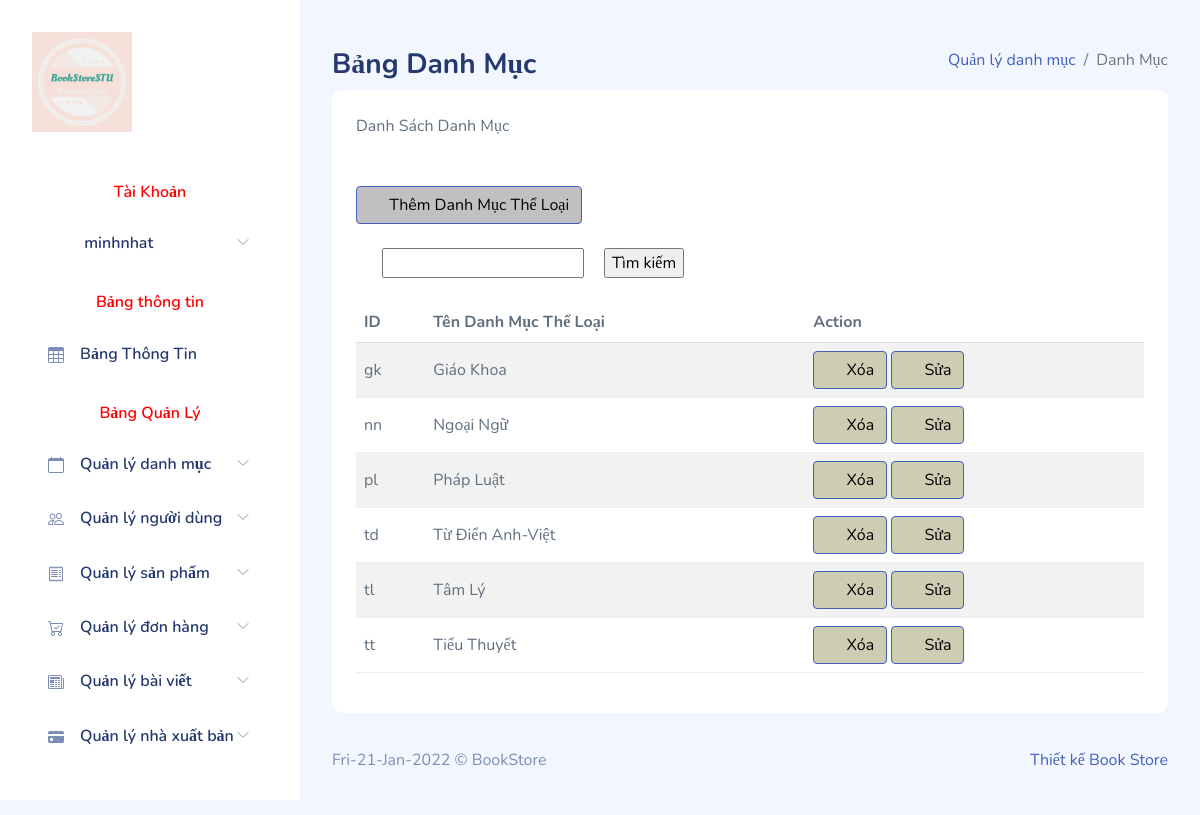
Screenshot of /admin/back-end/index.php?controller=theloai (signed in) with the database file from the repository.
### tables this page shows
CREATE TABLE IF NOT EXISTS `category` (
  `cat_id` varchar(5) NOT NULL,
  `cat_name` varchar(50) NOT NULL,
  PRIMARY KEY (`cat_id`)
);

### admin/back-end/Model/Db.php (called while the page is built, shortened)
<?php
class Db {
    protected static $pdo;
    function __construct()
    {
        self::$pdo= new PDO('mysql:host='. HOST .';dbname='.DB , USER  , PW );
        self::$pdo->query('set names utf8' );
    }
    protected function selectQuery($sql, $arr=[])
    {
        $stm = self::$pdo->prepare($sql);
        $stm->execute($arr);
        return $stm->fetchAll(PDO::FETCH_ASSOC);
    }
}

### admin/back-end/Model/TheLoai.php (called while the page is built, shortened)
<?php
class TheLoai extends Db
{
    function all()
    {
        return $this->selectQuery('select * from category');
    }
 }

### admin/back-end/View/danhmuc.php (the view, shortened to what this page needs)
<!DOCTYPE html>
<html lang="en">
<head>
    <?php include 'View/assets/layouts/headerpage_Admin.php' ?>
</head>
<body>
    <div id="app">
        <?php include 'View/assets/layouts/menupage_Admin.php' ?>
        <div id="main">
            <div class="page-heading">
                <div class="page-title">
                    <div class="row">
                        <div class="col-12 col-md-6 order-md-1 order-last">
                            <h3>Bảng Danh Mục</h3>
                        </div>
                        <div class="col-12 col-md-6 order-md-2 order-first">
                            <nav aria-label="breadcrumb" class="breadcrumb-header float-start float-lg-end">
                                <ol class="breadcrumb">
                                    <li class="breadcrumb-item"><a href="#">Quản lý danh mục</a></li>
                                    <li class="breadcrumb-item active" aria-current="page">Danh Mục</li>
                                </ol>
                            </nav>
                        </div>
                    </div>
                </div>
                <section class="section">
                    <div class="card">
                        <div class="card-header">
                            Danh Sách Danh Mục
                        </div>
                        <div class="card-header">
                        <a href="index.php?controller=themtheloai" class="btn btn-primary btn-round ml-auto" name="themtheloai" style="background-color: silver;color: black" ><svg class="bi" width="1em" height="1em" fill="currentColor">
                                                      <use
                                                       xlink:href="View/assets/vendors/bootstrap-icons/bootstrap-icons.svg#plus-circle" />
                                                     </svg> Thêm Danh Mục Thể Loại</a>
                        </div>
                        <form action="index.php" method=get>
                         <input type="text" name="kw" style="margin-left: 50px;"><input type="submit" style="margin-left: 20px" value="Tìm kiếm">
                        </form>
                        <br>
                        <div class="card-body">
                            <table class="table table-striped" id="table1">
                                <thead>
                                    <tr>
                                        <th>ID</th>
                                        <th>Tên Danh Mục Thể Loại</th>
                                        <th>Action</th>
                                    </tr>
                                </thead>
                                <tbody>
                                    <?php
                                foreach ($data as $r) {
                                ?>
                                <tr>
                                <td><?php echo $r['cat_id']?></td>
                                <td><?php echo $r['cat_name']?></td>
                                <td>
                                  <a href="index.php?controller=theloai&action=deletetheloai&id=<?php echo $r['cat_id'] ?>" type="submit" data-toggle="tooltip" title="" class="btn btn-primary btn-round ml-auto" data-original-title="Remove" onclick="return confirm('Bạn muốn xóa thể loại <?php echo $r['cat_id'] ?> không ?')" style="background-color: #CDCDB4;color: black">
                                                     <svg class="bi" width="1em" height="1em" fill="currentColor">
                                                      <use
                                                       xlink:href="View/assets/vendors/bootstrap-icons/bootstrap-icons.svg#trash-fill" />
                                                     </svg>
                                                    Xóa
                                                </a>
                            <a href="index.php?controller=theloai&action=updatetheloai&id=<?php echo $r['cat_id'] ?>" type="submit" data-toggle="tooltip" title="" class="btn btn-primary btn-round ml-auto" data-original-title="Edit Task" style="background-color: #CDCDB4;color: black" >
                                                     <svg class="bi" width="1em" height="1em" fill="currentColor">
                                                      <use
                                                       xlink:href="View/assets/vendors/bootstrap-icons/bootstrap-icons.svg#pencil-square" />
                                                     </svg>
                                                    Sửa
                                                </a>
                                </td>
                                </tr>
                                <?php
                            }
                                    ?>
                                </tbody>
                            </table>
                        </div>
                    </div>
                </section>
            </div>
            <footer>
                <?php include 'View/assets/layouts/footerpage_Admin.php' ?>
            </footer>
        </div>
    </div>
</body>
</html>

### admin/back-end/View/assets/css/app.css (style rules this page uses)
.btn i,.btn svg { width:16px;height:16px }
.btn.btn-danger,.btn.btn-info,.btn.btn-primary,.btn.btn-secondary,.btn.btn-success,.btn.btn-warning { color:#fff }
.card { margin-bottom:2.2rem;border:none }
.card .card-header { border:none }
.card .card-header~.card-body { padding-top:0 }
.card .card-body { padding:1.5rem }
.dataTable-table td,.dataTable-table thead th,.table td,.table thead th { vertical-align:middle }
.dataTable-table:not(.table-borderless) thead th,.table:not(.table-borderless) thead th { border-bottom:1px solid #dedede!important }
.bi { width:1rem;height:1rem }
#main { margin-left:300px;padding:2rem }
.page-heading { margin:0 0 2rem }
.page-heading h3 { font-weight:700 }
a { text-decoration:none }

### rows the page displays
category: cat_id "gk", cat_name "Giáo Khoa"
category: cat_id "nn", cat_name "Ngoại Ngữ"
category: cat_id "pl", cat_name "Pháp Luật"
category: cat_id "td", cat_name "Từ Điển Anh-Việt"
category: cat_id "tl", cat_name "Tâm Lý"
category: cat_id "tt", cat_name "Tiểu Thuyết"

### other values shown
$_SESSION["username"] "minhnhat"
